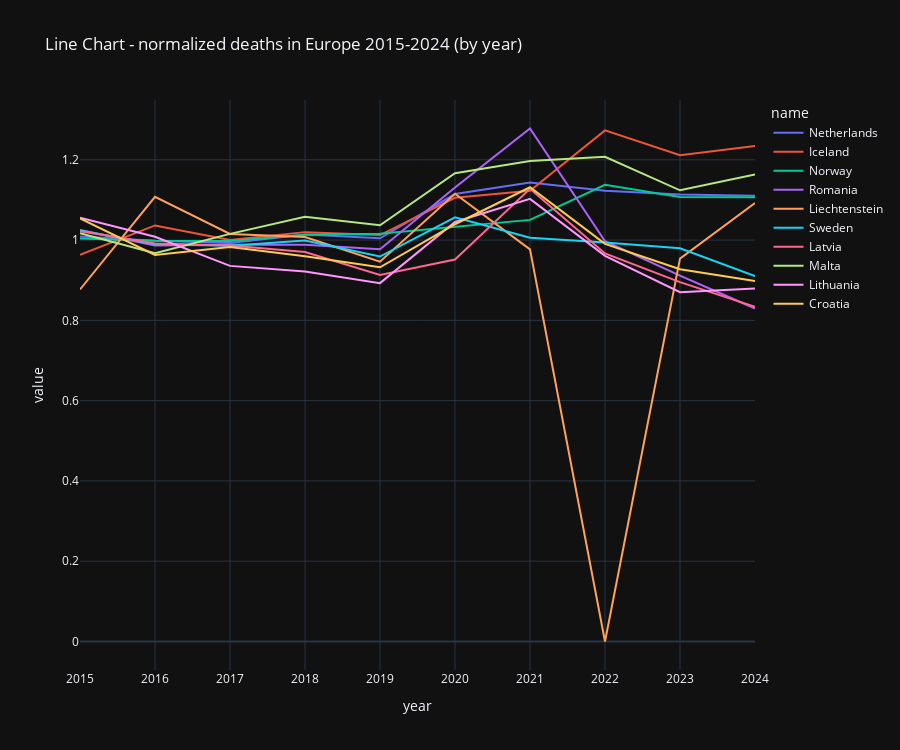

Source (notebook cell):
### Markdown cell above
* Note
here we can see some data might not be trust-worthy.
see `Liechtenstein`

### Code cell
title = 'Line Chart - normalized deaths in Europe 2015-2024 (by year)'
display(MD(f'### {title}'))

display(MD(f'#### Only the top 5 values in 2024, and the bottom 5 values in 2024'))
display(MD(f'#### Only where the deaths are from people who are less than 80 years old'))

temp = cd[(cd['source']=='deaths') & (cd['filter']=='LT80') & (cd['value_type']=='normalized')]

head2024 = temp[(temp['year']==2024)].sort_values(by='value', ascending=False).head(5)
tail2024 = temp[(temp['year']==2024)].sort_values(by='value', ascending=False).tail(5)


temp = temp[
    (temp['name'].isin(head2024.name))
    | (temp['name'].isin(tail2024.name))
    ]

temp = temp.sort_values(by='value', ascending=True)
temp = temp.sort_values(by='year', ascending=True)


fig = px.line(
    temp,
    x='year',
    y='value',
    color='name',
    height=750 ,
    hover_data={
        'name', 'abbr', 'value'
    },
    title=title
    )
fig.update_layout(template="plotly_dark")

### Figure 1 — Plotly figure (JSON) as saved in the notebook; plotly's stock layout.template omitted (floating-point values rounded to 4 significant figures)
{"data": [{"customdata": [["Netherlands", "NL"], ["Netherlands", "NL"], ["Netherlands", "NL"], ["Netherlands", "NL"], ["Netherlands", "NL"], ["Netherlands", "NL"], ["Netherlands", "NL"], ["Netherlands", "NL"], ["Netherlands", "NL"], ["Netherlands", "NL"]], "hovertemplate": "name=%{customdata[0]}<br>year=%{x}<br>value=%{y}<br>abbr=%{customdata[1]}<extra></extra>", "legendgroup": "Netherlands", "line": {"color": "#636efa", "dash": "solid"}, "marker": {"symbol": "circle"}, "mode": "lines", "name": "Netherlands", "orientation": "v", "showlegend": true, "type": "scatter", "x": [2015, 2016, 2017, 2018, 2019, 2020, 2021, 2022, 2023, 2024], "xaxis": "x", "y": [1.009, 0.9981, 0.9928, 1.014, 1.004, 1.115, 1.144, 1.123, 1.113, 1.111], "yaxis": "y"}, {"customdata": [["Iceland", "IS"], ["Iceland", "IS"], ["Iceland", "IS"], ["Iceland", "IS"], ["Iceland", "IS"], ["Iceland", "IS"], ["Iceland", "IS"], ["Iceland", "IS"], ["Iceland", "IS"], ["Iceland", "IS"]], "hovertemplate": "name=%{customdata[0]}<br>year=%{x}<br>value=%{y}<br>abbr=%{customdata[1]}<extra></extra>", "legendgroup": "Iceland", "line": {"color": "#EF553B", "dash": "solid"}, "marker": {"symbol": "circle"}, "mode": "lines", "name": "Iceland", "orientation": "v", "showlegend": true, "type": "scatter", "x": [2015, 2016, 2017, 2018, 2019, 2020, 2021, 2022, 2023, 2024], "xaxis": "x", "y": [0.9635, 1.036, 1, 1.02, 1.013, 1.105, 1.123, 1.273, 1.212, 1.235], "yaxis": "y"}, {"customdata": [["Norway", "NO"], ["Norway", "NO"], ["Norway", "NO"], ["Norway", "NO"], ["Norway", "NO"], ["Norway", "NO"], ["Norway", "NO"], ["Norway", "NO"], ["Norway", "NO"], ["Norway", "NO"]], "hovertemplate": "name=%{customdata[0]}<br>year=%{x}<br>value=%{y}<br>abbr=%{customdata[1]}<extra></extra>", "legendgroup": "Norway", "line": {"color": "#00cc96", "dash": "solid"}, "marker": {"symbol": "circle"}, "mode": "lines", "name": "Norway", "orientation": "v", "showlegend": true, "type": "scatter", "x": [2015, 2016, 2017, 2018, 2019, 2020, 2021, 2022, 2023, 2024], "xaxis": "x", "y": [1.004, 0.9982, 0.998, 1.013, 1.016, 1.034, 1.05, 1.138, 1.107, 1.106], "yaxis": "y"}, {"customdata": [["Romania", "RO"], ["Romania", "RO"], ["Romania", "RO"], ["Romania", "RO"], ["Romania", "RO"], ["Romania", "RO"], ["Romania", "RO"], ["Romania", "RO"], ["Romania", "RO"], ["Romania", "RO"]], "hovertemplate": "name=%{customdata[0]}<br>year=%{x}<br>value=%{y}<br>abbr=%{customdata[1]}<extra></extra>", "legendgroup": "Romania", "line": {"color": "#ab63fa", "dash": "solid"}, "marker": {"symbol": "circle"}, "mode": "lines", "name": "Romania", "orientation": "v", "showlegend": true, "type": "scatter", "x": [2015, 2016, 2017, 2018, 2019, 2020, 2021, 2022, 2023, 2024], "xaxis": "x", "y": [1.025, 0.9865, 0.9886, 0.9887, 0.977, 1.131, 1.278, 0.9971, 0.9113, 0.8297], "yaxis": "y"}, {"customdata": [["Liechtenstein", "LI"], ["Liechtenstein", "LI"], ["Liechtenstein", "LI"], ["Liechtenstein", "LI"], ["Liechtenstein", "LI"], ["Liechtenstein", "LI"], ["Liechtenstein", "LI"], ["Liechtenstein", "LI"], ["Liechtenstein", "LI"], ["Liechtenstein", "LI"]], "hovertemplate": "name=%{customdata[0]}<br>year=%{x}<br>value=%{y}<br>abbr=%{customdata[1]}<extra></extra>", "legendgroup": "Liechtenstein", "line": {"color": "#FFA15A", "dash": "solid"}, "marker": {"symbol": "circle"}, "mode": "lines", "name": "Liechtenstein", "orientation": "v", "showlegend": true, "type": "scatter", "x": [2015, 2016, 2017, 2018, 2019, 2020, 2021, 2022, 2023, 2024], "xaxis": "x", "y": [0.8769, 1.108, 1.015, 1.008, 0.9462, 1.115, 0.9769, 0, 0.9538, 1.092], "yaxis": "y"}, {"customdata": [["Sweden", "SE"], ["Sweden", "SE"], ["Sweden", "SE"], ["Sweden", "SE"], ["Sweden", "SE"], ["Sweden", "SE"], ["Sweden", "SE"], ["Sweden", "SE"], ["Sweden", "SE"], ["Sweden", "SE"]], "hovertemplate": "name=%{customdata[0]}<br>year=%{x}<br>value=%{y}<br>abbr=%{customdata[1]}<extra></extra>", "legendgroup": "Sweden", "line": {"color": "#19d3f3", "dash": "solid"}, "marker": {"symbol": "circle"}, "mode": "lines", "name": "Sweden", "orientation": "v", "showlegend": true, "type": "scatter", "x": [2015, 2016, 2017, 2018, 2019, 2020, 2021, 2022, 2023, 2024], "xaxis": "x", "y": [1.024, 0.9899, 0.9861, 0.9987, 0.959, 1.057, 1.006, 0.994, 0.9794, 0.9106], "yaxis": "y"}, {"customdata": [["Latvia", "LV"], ["Latvia", "LV"], ["Latvia", "LV"], ["Latvia", "LV"], ["Latvia", "LV"], ["Latvia", "LV"], ["Latvia", "LV"], ["Latvia", "LV"], ["Latvia", "LV"], ["Latvia", "LV"]], "hovertemplate": "name=%{customdata[0]}<br>year=%{x}<br>value=%{y}<br>abbr=%{customdata[1]}<extra></extra>", "legendgroup": "Latvia", "line": {"color": "#FF6692", "dash": "solid"}, "marker": {"symbol": "circle"}, "mode": "lines", "name": "Latvia", "orientation": "v", "showlegend": true, "type": "scatter", "x": [2015, 2016, 2017, 2018, 2019, 2020, 2021, 2022, 2023, 2024], "xaxis": "x", "y": [1.022, 0.9913, 0.9866, 0.9703, 0.9129, 0.9516, 1.128, 0.9666, 0.8951, 0.8336], "yaxis": "y"}, {"customdata": [["Malta", "MT"], ["Malta", "MT"], ["Malta", "MT"], ["Malta", "MT"], ["Malta", "MT"], ["Malta", "MT"], ["Malta", "MT"], ["Malta", "MT"], ["Malta", "MT"], ["Malta", "MT"]], "hovertemplate": "name=%{customdata[0]}<br>year=%{x}<br>value=%{y}<br>abbr=%{customdata[1]}<extra></extra>", "legendgroup": "Malta", "line": {"color": "#B6E880", "dash": "solid"}, "marker": {"symbol": "circle"}, "mode": "lines", "name": "Malta", "orientation": "v", "showlegend": true, "type": "scatter", "x": [2015, 2016, 2017, 2018, 2019, 2020, 2021, 2022, 2023, 2024], "xaxis": "x", "y": [1.017, 0.9672, 1.016, 1.058, 1.037, 1.166, 1.197, 1.208, 1.124, 1.163], "yaxis": "y"}, {"customdata": [["Lithuania", "LT"], ["Lithuania", "LT"], ["Lithuania", "LT"], ["Lithuania", "LT"], ["Lithuania", "LT"], ["Lithuania", "LT"], ["Lithuania", "LT"], ["Lithuania", "LT"], ["Lithuania", "LT"], ["Lithuania", "LT"]], "hovertemplate": "name=%{customdata[0]}<br>year=%{x}<br>value=%{y}<br>abbr=%{customdata[1]}<extra></extra>", "legendgroup": "Lithuania", "line": {"color": "#FF97FF", "dash": "solid"}, "marker": {"symbol": "circle"}, "mode": "lines", "name": "Lithuania", "orientation": "v", "showlegend": true, "type": "scatter", "x": [2015, 2016, 2017, 2018, 2019, 2020, 2021, 2022, 2023, 2024], "xaxis": "x", "y": [1.056, 1.008, 0.9357, 0.9215, 0.8928, 1.045, 1.103, 0.9607, 0.87, 0.8793], "yaxis": "y"}, {"customdata": [["Croatia", "HR"], ["Croatia", "HR"], ["Croatia", "HR"], ["Croatia", "HR"], ["Croatia", "HR"], ["Croatia", "HR"], ["Croatia", "HR"], ["Croatia", "HR"], ["Croatia", "HR"], ["Croatia", "HR"]], "hovertemplate": "name=%{customdata[0]}<br>year=%{x}<br>value=%{y}<br>abbr=%{customdata[1]}<extra></extra>", "legendgroup": "Croatia", "line": {"color": "#FECB52", "dash": "solid"}, "marker": {"symbol": "circle"}, "mode": "lines", "name": "Croatia", "orientation": "v", "showlegend": true, "type": "scatter", "x": [2015, 2016, 2017, 2018, 2019, 2020, 2021, 2022, 2023, 2024], "xaxis": "x", "y": [1.054, 0.963, 0.9831, 0.9597, 0.9323, 1.039, 1.132, 0.9905, 0.9275, 0.8978], "yaxis": "y"}], "layout": {"height": 750, "legend": {"title": {"text": "name"}, "tracegroupgap": 0}, "title": {"text": "Line Chart - normalized deaths in Europe 2015-2024 (by year)"}, "xaxis": {"anchor": "y", "domain": [0, 1], "title": {"text": "year"}}, "yaxis": {"anchor": "x", "domain": [0, 1], "title": {"text": "value"}}}}
